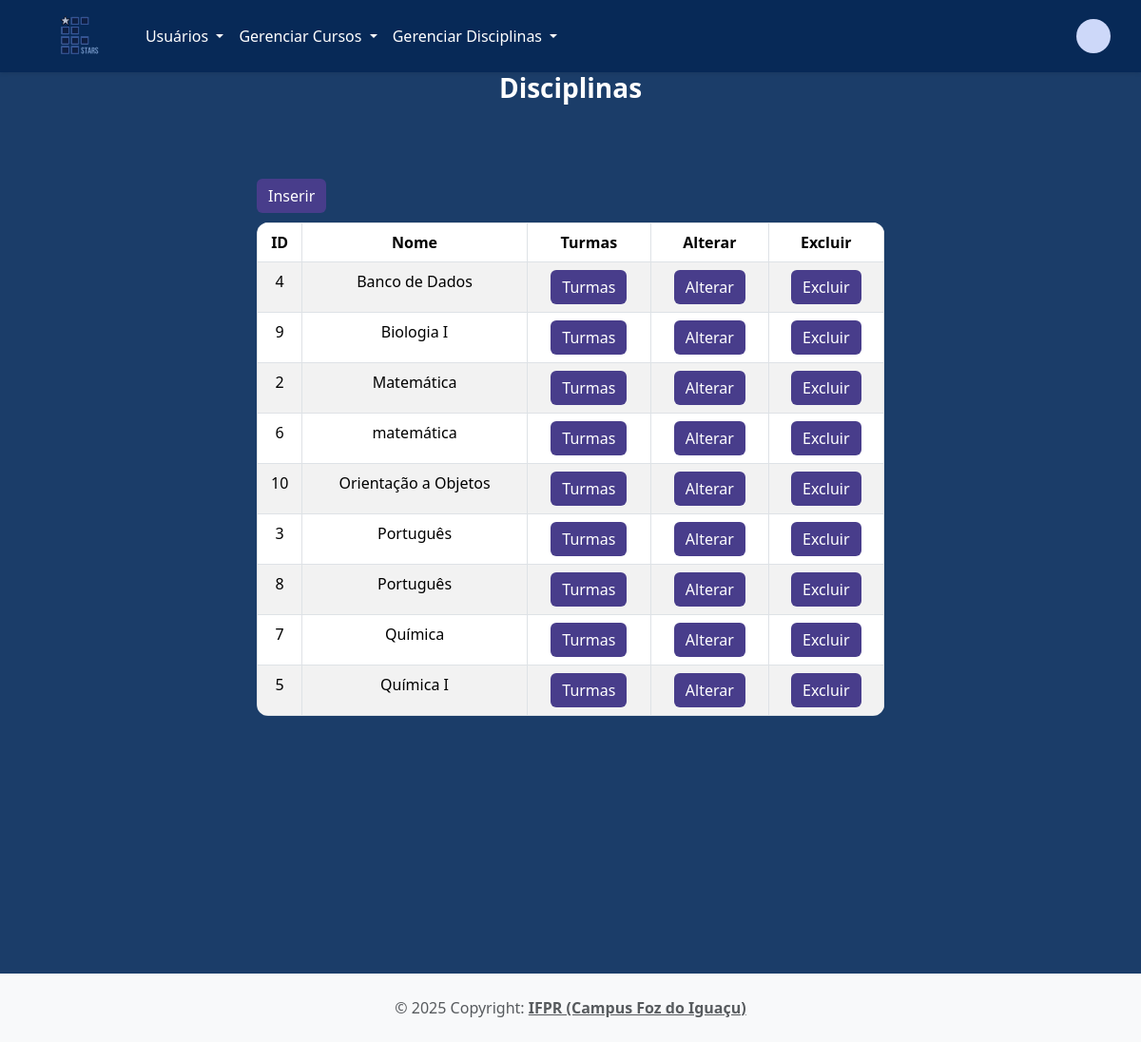
Screenshot of /app/controller/DisciplinaController.php?action=list (signed in) with the database file from the repository.
### tables this page shows
CREATE TABLE IF NOT EXISTS `disciplina` (
  `idDisciplina` INT NOT NULL AUTO_INCREMENT,
  `idCurso` INT NOT NULL,
  `nomeDisciplina` VARCHAR(100) NOT NULL,
  PRIMARY KEY (`idDisciplina`),
  CONSTRAINT `fk_disciplinas_cursos1`
    FOREIGN KEY (`idCurso`)
    REFERENCES `curso` (`idCurso`)
    ON DELETE NO ACTION
    ON UPDATE NO ACTION);

### app/controller/DisciplinaController.php (called while the page is built, shortened)
<?php
require_once(__DIR__ . "/Controller.php");
require_once(__DIR__ . "/../model/Disciplina.php");
require_once(__DIR__ . "/../dao/DisciplinaDAO.php");
class DisciplinaController extends Controller
{
    private DisciplinaDAO $disciplinaDao;
    public function __construct()
    {
        $this->disciplinaDao = new DisciplinaDAO();
        $this->handleAction();
    }
    protected function list(string $msgErro = "", string $msgSucesso = "")
    {
        $dados["lista"] = $this->disciplinaDao->list();
        $this->loadView("pages/disciplina/disciplina-list.php", $dados,  $msgErro, $msgSucesso);
    }
}
new DisciplinaController();

### app/model/Disciplina.php (called while the page is built, shortened)
<?php
class Disciplina {
    private ?int $id;
    private ?string $nomeDisciplina;
    public function getId(): ?int
    {
        return $this->id;
    }
    public function setId(?int $id): self
    {
        $this->id = $id;
        return $this;
    }
    public function getNomeDisciplina(): ?string
    {
        return $this->nomeDisciplina;
    }
    public function setNomeDisciplina(?string $nomeDisciplina): self
    {
        $this->nomeDisciplina = $nomeDisciplina;
        return $this;
    }
}

### app/dao/DisciplinaDAO.php (called while the page is built, shortened)
<?php
include_once(__DIR__ . "/../model/Disciplina.php");
class DisciplinaDAO {
    public function list() {
        $conn = Connection::getConn();
        $sql = "SELECT * FROM disciplina d ORDER BY d.nomeDisciplina";
        $stm = $conn->prepare($sql);
        $stm->execute();
        $result = $stm->fetchAll();
        return $this->mapDisciplinas($result);
    }
     private function mapDisciplinas($result) {
        $disciplinas = array();
        foreach ($result as $reg) {
            $disciplina = new Disciplina();
            $disciplina->setId($reg['idDisciplina']);
            $disciplina->setNomeDisciplina($reg['nomeDisciplina']);
            array_push($disciplinas, $disciplina);
        }
        return $disciplinas;
    }
}

### app/view/pages/disciplina/disciplina-list.php (the view, shortened to what this page needs)
<?php
require_once(__DIR__ . "/../../include/header.php");
require_once(__DIR__ . "/../../include/menu.php");
?>
<link rel="stylesheet" href="<?= BASEURL ?>/view/css/listPrincipal.css">
<h3 class="text-center">Disciplinas</h3>
<div class="container">
    <div class="row">
        <div class="col-3">
            <a class="btn btn-secondary" style="margin-right: 110px;"
                href="<?= BASEURL ?>/controller/DisciplinaController.php?action=create">
                Inserir</a>
        </div>
        <div class="col-9">
        </div>
    </div>
    <div class="row" style="margin-top: 10px;">
        <div class="col-12">
            <table id="tabDisciplina" class='table table-striped table-bordered'>
                <thead>
                    <tr>
                        <th>ID</th>
                        <th>Nome</th>
                        <th>Turmas</th>
                        <th>Alterar</th>
                        <th>Excluir</th>
                    </tr>
                </thead>
                <tbody>
                    <?php foreach($dados['lista'] as $dis): ?>
                        <tr>
                            <td><?php echo $dis->getId(); ?></td>
                            <td><?= $dis->getNomeDisciplina(); ?></td>
                            <td><a class="btn btn-secondary"
                                href="<?= BASEURL ?>/controller/TurmaDisciplinaController.php?action=listTurmas&idDisciplina=<?= $dis->getId() ?>">
                                Turmas</a>
                            </td>
                            <td><a class="btn btn-secondary"
                                href="<?= BASEURL ?>/controller/DisciplinaController.php?action=edit&id=<?= $dis->getId() ?>">
                                Alterar</a>
                            </td>
                            <td><a class="btn btn-secondary"
                                onclick="return confirm('Confirma a exclusão da disciplina?');"
                                href="<?= BASEURL ?>/controller/DisciplinaController.php?action=delete&id=<?= $dis->getId() ?>">
                                Excluir</a>
                            </td>
                        </tr>
                    <?php endforeach; ?>
                </tbody>
            </table>
        </div>
    </div>
</div>
<?php
require_once(__DIR__ . "/../../include/footer.php");
?>

### app/controller/Controller.php (shortened to what this page needs)
<?php
class Controller {
    protected function handleAction() {
        $action = NULL;
        if(isset($_GET['action']))
            $action = $_GET['action'];
        $this->callAction($action);
    }
    protected function callAction($methodName) {
        if($methodName && method_exists($this, $methodName))
            $this->$methodName();
        else {
            echo "Ação não encontrada no controller.<br>";
            echo "Verifique com o administrador do sistema.";
        }
    }
    protected function loadView(string $path, array $dados, string $msgErro = "", string $msgSucesso = "") {
        $caminho = __DIR__ . "/../view/" . $path;
        if(file_exists($caminho)) {
            require $caminho;
        } else {
            echo "Erro ao carrega a view solicitada<br>";
            echo "Caminho: " . $caminho;
        }
    }
}

### app/view/include/header.php (shortened to what this page needs)
<!DOCTYPE html>
<html lang="pt">
<head>
    <link href="https://cdn.jsdelivr.net/npm/bootstrap@5.3.3/dist/css/bootstrap.min.css" rel="stylesheet">
    <link href="https://cdn.jsdelivr.net/npm/bootstrap-icons/font/bootstrap-icons.css" rel="stylesheet">
    <link href="<?php echo BASEURL; ?>/view/css/style.css" rel="stylesheet">
    <link rel="stylesheet" href="<?= BASEURL ?>/view/css/menu.css">
</head>
<body>

### app/view/include/menu.php (shortened to what this page needs)
<?php
try {
    $nome = "(Sessão expirada)";
    $isAdmin = false;
    if (isset($_SESSION[SESSAO_USUARIO_NOME])) {
        $nome = $_SESSION[SESSAO_USUARIO_NOME];
    }
    if (isset($_SESSION[SESSAO_USUARIO_TIPO])) {
        $isAdmin = $_SESSION[SESSAO_USUARIO_TIPO] == UsuarioTipo::ADMIN;
    }
} catch (Exception $e) {
}
?>
<nav class="navbar navbar-expand-lg navbar-dark navbar-custom shadow-sm">
    <div class="container-fluid">
        <a class="navbar-brand d-flex" href="<?= HOME_PAGE ?>">
            <img src="<?= BASEURL ?>/view/img/logoStars.png" alt="Logo" class="navbar-logo me-2">
        </a>
        <div class="collapse navbar-collapse" id="navbarSupportedContent">
            <ul class="navbar-nav me-auto mb-2 mb-lg-0">
                <?php if ($isAdmin): ?>
                    <li class="nav-item dropdown">
                        <a class="nav-link dropdown-toggle" href="#" id="dropdownCadastros" role="button"
                            data-bs-toggle="dropdown" aria-expanded="false">
                            Usuários
                        </a>
                    </li>
                    <li class="nav-item dropdown">
                        <a class="nav-link dropdown-toggle" href="#" id="dropdownCursos" role="button"
                            data-bs-toggle="dropdown" aria-expanded="false">
                            Gerenciar Cursos
                        </a>
                    </li>
                    <li class="nav-item dropdown">
                        <a class="nav-link dropdown-toggle" href="#" id="dropdownDisciplinas" role="button"
                            data-bs-toggle="dropdown" aria-expanded="false">
                            Gerenciar Disciplinas
                        </a>
                    </li>
                <?php endif; ?>
            </ul>
            <a class="nav-link d-flex align-items-center user-menu" href="#" id="navbarUsuario"
                role="button" data-bs-toggle="dropdown" aria-expanded="false">
                <div class="user-avatar"><?= strtoupper(substr($nome, 0, 2)) ?></div>
            </a>
        </div>
    </div>
</nav>

### app/view/include/footer.php (shortened to what this page needs)
<footer class="text-center text-lg-start bg-light text-muted" style="margin-top: 185px;">
  <div class="text-center p-4">
    © 2025 Copyright:
    <a class="text-reset fw-bold" href="https://foz.ifpr.edu.br" target="blank">IFPR (Campus Foz do Iguaçu)</a>
  </div>
</footer>
</body>
</html>

### app/view/css/style.css (style rules this page uses)
body { display: flex; flex-direction: column; background-color: #0f2c54; }
.container { min-height: calc(100vh - 196px); }

### app/view/css/menu.css (style rules this page uses)
.navbar-custom { background-color: #072957 !important; padding: 8px 20px; font-family: 'Segoe UI', sans-serif; }
.navbar-logo { height: 50px; }
.navbar-custom .nav-link { color: #fff !important; transition: color 0.3s ease; font-weight: 500; }
.user-avatar { width: 36px; height: 36px; background-color: #cdd8f9; color: #000; font-weight: bold; display: flex; align-items: center; justify-content: center; border-radius: 50%; font-size: 14px; border: none; box-shadow: none; transition: transform 0.2s ease; }
.user-menu::after { display: none !important; }

### app/view/css/listPrincipal.css (style rules this page uses)
body { background-color: #1b3d69; color: #fff; }
h3.text-center { font-weight: bold; color: #ffffff; }
.container { padding: 30px; border-radius: 20px; width: 60%; margin: 40px auto; text-align: center; }
table { border-radius: 12px; overflow: hidden; width: 100%; }
.btn { background-color: #483D8B; border: none; color: #ffffff; transition: background-color 0.3s ease; }

### rows the page displays
disciplina: idDisciplina "4", nomeDisciplina "Banco de Dados"
disciplina: idDisciplina "9", nomeDisciplina "Biologia I"
disciplina: idDisciplina "2", nomeDisciplina "Matemática"
disciplina: idDisciplina "6", nomeDisciplina "matemática"
disciplina: idDisciplina "10", nomeDisciplina "Orientação a Objetos"
disciplina: idDisciplina "3", nomeDisciplina "Português"
disciplina: idDisciplina "8", nomeDisciplina "Português"
disciplina: idDisciplina "7", nomeDisciplina "Química"
disciplina: idDisciplina "5", nomeDisciplina "Química I"
